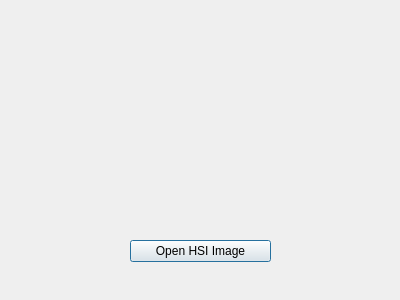
<?xml version="1.0" encoding="UTF-8"?>
<ui version="4.0">
 <class>Dialog</class>
 <widget class="QDialog" name="Dialog">
  <property name="geometry">
   <rect>
    <x>0</x>
    <y>0</y>
    <width>400</width>
    <height>300</height>
   </rect>
  </property>
  <property name="windowTitle">
   <string>Dialog</string>
  </property>
  <widget class="QPushButton" name="pushButton">
   <property name="geometry">
    <rect>
     <x>130</x>
     <y>240</y>
     <width>141</width>
     <height>22</height>
    </rect>
   </property>
   <property name="text">
    <string>Open HSI Image</string>
   </property>
  </widget>
  <widget class="QLabel" name="label">
   <property name="geometry">
    <rect>
     <x>10</x>
     <y>30</y>
     <width>371</width>
     <height>191</height>
    </rect>
   </property>
   <property name="text">
    <string/>
   </property>
  </widget>
 </widget>
 <resources/>
 <connections/>
</ui>
